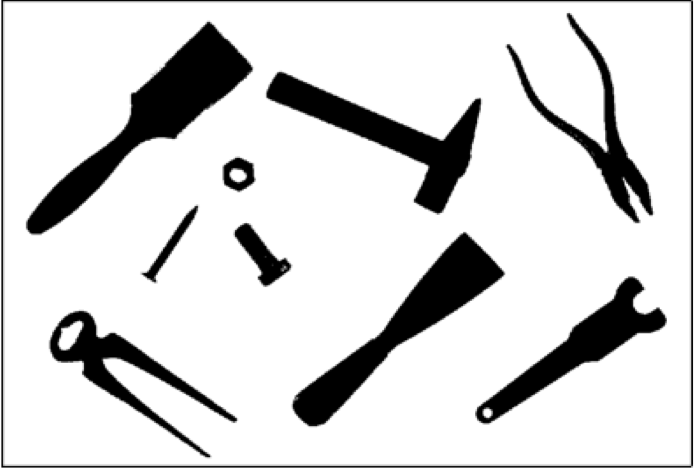
#> input picture CS5330_Part-1-main/images/tools.png, 694 x 469 px
$ python segmentation_thresholding.py
#> lines starting #> are read from the running program, lines starting #| are printed output that depends on the picture; after the words box and inside, x2 and y2 are one past the last pixel; in counts of white or black regions, pixels touching at a corner belong together
import cv2
import numpy as np
from matplotlib import pyplot as plt

# Load image
image = cv2.imread('../images/tools.png', cv2.IMREAD_GRAYSCALE)
#> image is the input picture: shape (469, 694); min 0, max 255, mean 214.1

# Global Thresholding
_, global_thresh = cv2.threshold(image, 127, 255, cv2.THRESH_BINARY)
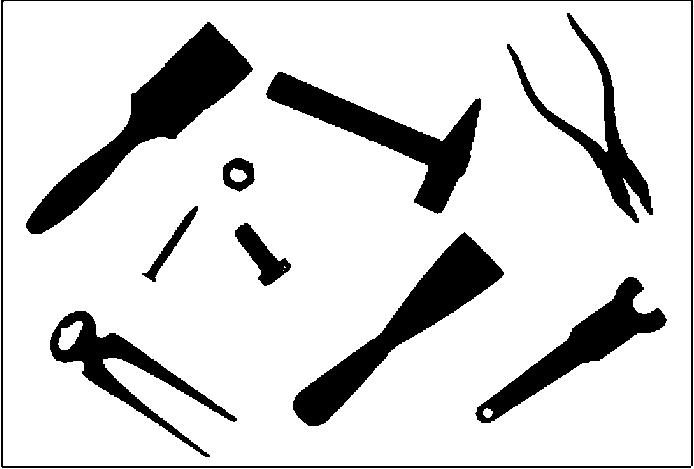
#> global_thresh: shape (469, 694); 84% white; 10 black regions, largest, box (x1, y1, x2, y2) and area: (26, 22, 253, 234) 11391, (293, 232, 504, 426) 9376, (266, 72, 481, 214) 8155

# Adaptive Mean Thresholding
adaptive_mean_thresh = cv2.adaptiveThreshold(image, 255,
                                             cv2.ADAPTIVE_THRESH_MEAN_C,
                                             cv2.THRESH_BINARY, 11, 2)
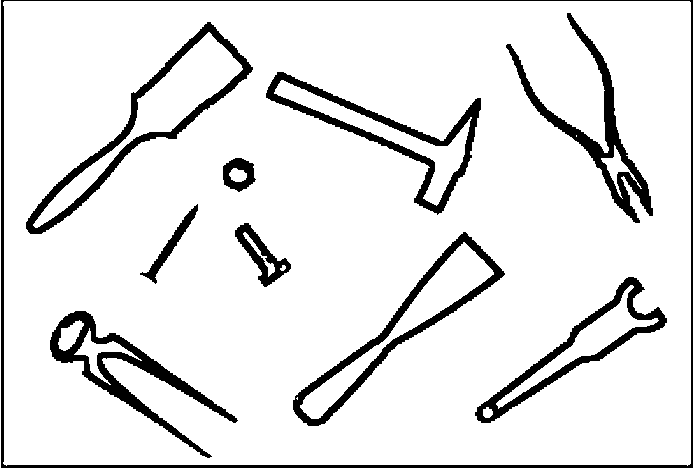
#> adaptive_mean_thresh: shape (469, 694); 90% white; 10 black regions, largest, box (x1, y1, x2, y2) and area: (1, 0, 693, 468) 5082, (26, 22, 253, 234) 4488, (50, 311, 238, 458) 4431

# Adaptive Gaussian Thresholding
adaptive_gaussian_thresh = cv2.adaptiveThreshold(image, 255,
                                             cv2.ADAPTIVE_THRESH_GAUSSIAN_C,
                                             cv2.THRESH_BINARY, 11, 2)
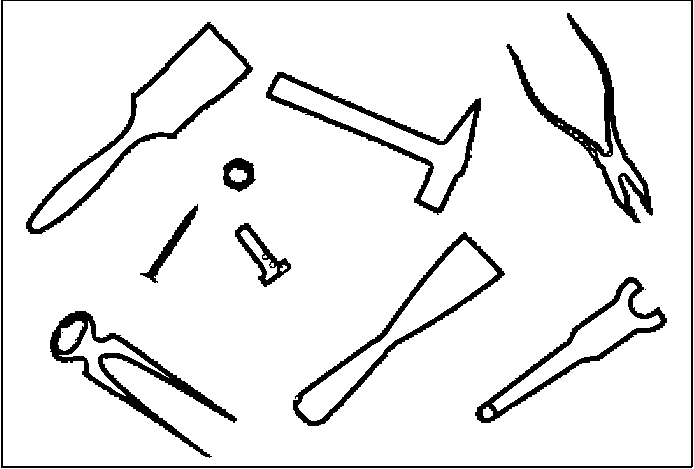
#> adaptive_gaussian_thresh: shape (469, 694); 91.9% white; 12 black regions (2 under 20 px), largest, box (x1, y1, x2, y2) and area: (1, 0, 693, 468) 3935, (50, 311, 237, 458) 3838, (506, 13, 653, 223) 3807

# Otsu's Thresholding
_, otsu_thresh = cv2.threshold(image, 0, 255,
                               cv2.THRESH_BINARY + cv2.THRESH_OTSU)
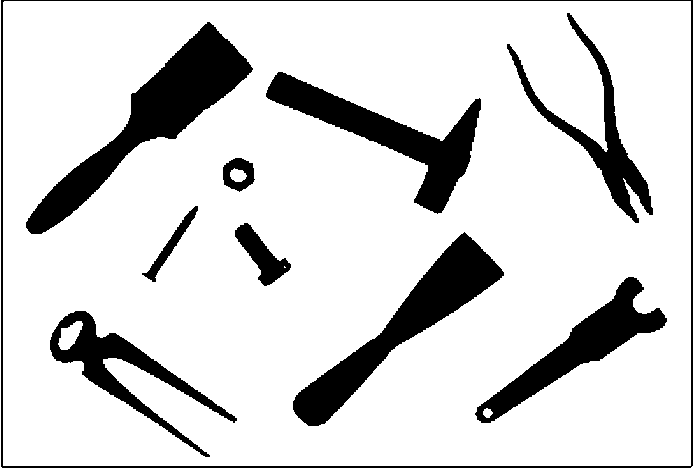
#> otsu_thresh: shape (469, 694); 83.9% white; 10 black regions, largest, box (x1, y1, x2, y2) and area: (26, 22, 253, 234) 11430, (293, 232, 504, 426) 9398, (266, 72, 481, 214) 8183

# Plot the results
titles = ['Original Image',
          'Global Thresholding (v=127)',
          'Adaptive Mean Thresholding',
          'Adaptive Gaussian Thresholding',
          "Otsu's Thresholding"]

images = [image,
          global_thresh,
          adaptive_mean_thresh,
          adaptive_gaussian_thresh,
          otsu_thresh]

plt.figure(figsize=(10, 7))

for i in range(5):
    plt.subplot(2, 3, i+1), plt.imshow(images[i], 'gray')
    plt.title(titles[i])
    plt.xticks([]), plt.yticks([])

plt.show()
